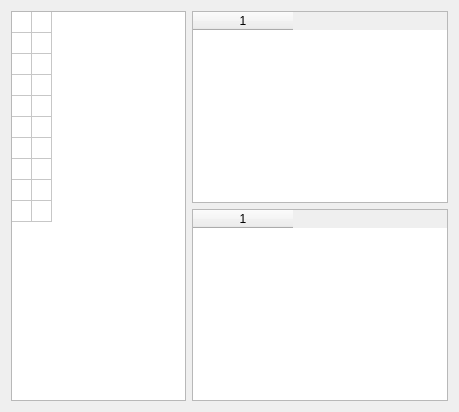
           <widget class="QWidget" name="tab_Disc_Title">
            <attribute name="title">
             <string>Title</string>
            </attribute>
            <layout class="QGridLayout" name="gridLayout">
             <item row="0" column="0" rowspan="2">
              <widget class="QTableWidget" name="tableWidget_Disc_Title">
               <property name="maximumSize">
                <size>
                 <width>175</width>
                 <height>16777215</height>
                </size>
               </property>
               <property name="editTriggers">
                <set>QAbstractItemView::NoEditTriggers</set>
               </property>
               <property name="dragDropOverwriteMode">
                <bool>true</bool>
               </property>
               <property name="selectionMode">
                <enum>QAbstractItemView::NoSelection</enum>
               </property>
               <property name="wordWrap">
                <bool>false</bool>
               </property>
               <property name="cornerButtonEnabled">
                <bool>false</bool>
               </property>
               <property name="rowCount">
                <number>10</number>
               </property>
               <property name="columnCount">
                <number>2</number>
               </property>
               <attribute name="horizontalHeaderVisible">
                <bool>false</bool>
               </attribute>
               <attribute name="horizontalHeaderDefaultSectionSize">
                <number>20</number>
               </attribute>
               <attribute name="verticalHeaderVisible">
                <bool>false</bool>
               </attribute>
               <attribute name="verticalHeaderDefaultSectionSize">
                <number>21</number>
               </attribute>
               <row/>
               <row/>
               <row/>
               <row/>
               <row/>
               <row/>
               <row/>
               <row/>
               <row/>
               <row/>
               <column/>
               <column/>
              </widget>
             </item>
             <item row="0" column="1">
              <widget class="QTableWidget" name="tableWidget_Disc_Title_AudioTracks">
               <property name="alternatingRowColors">
                <bool>true</bool>
               </property>
               <property name="columnCount">
                <number>1</number>
               </property>
               <attribute name="verticalHeaderVisible">
                <bool>false</bool>
               </attribute>
               <attribute name="verticalHeaderDefaultSectionSize">
                <number>21</number>
               </attribute>
               <column/>
              </widget>
             </item>
             <item row="1" column="1">
              <widget class="QTableWidget" name="tableWidget_Disc_Title_SubtitleTracks">
               <property name="columnCount">
                <number>1</number>
               </property>
               <attribute name="verticalHeaderVisible">
                <bool>false</bool>
               </attribute>
               <attribute name="verticalHeaderDefaultSectionSize">
                <number>21</number>
               </attribute>
               <column/>
              </widget>
             </item>
            </layout>
           </widget>
